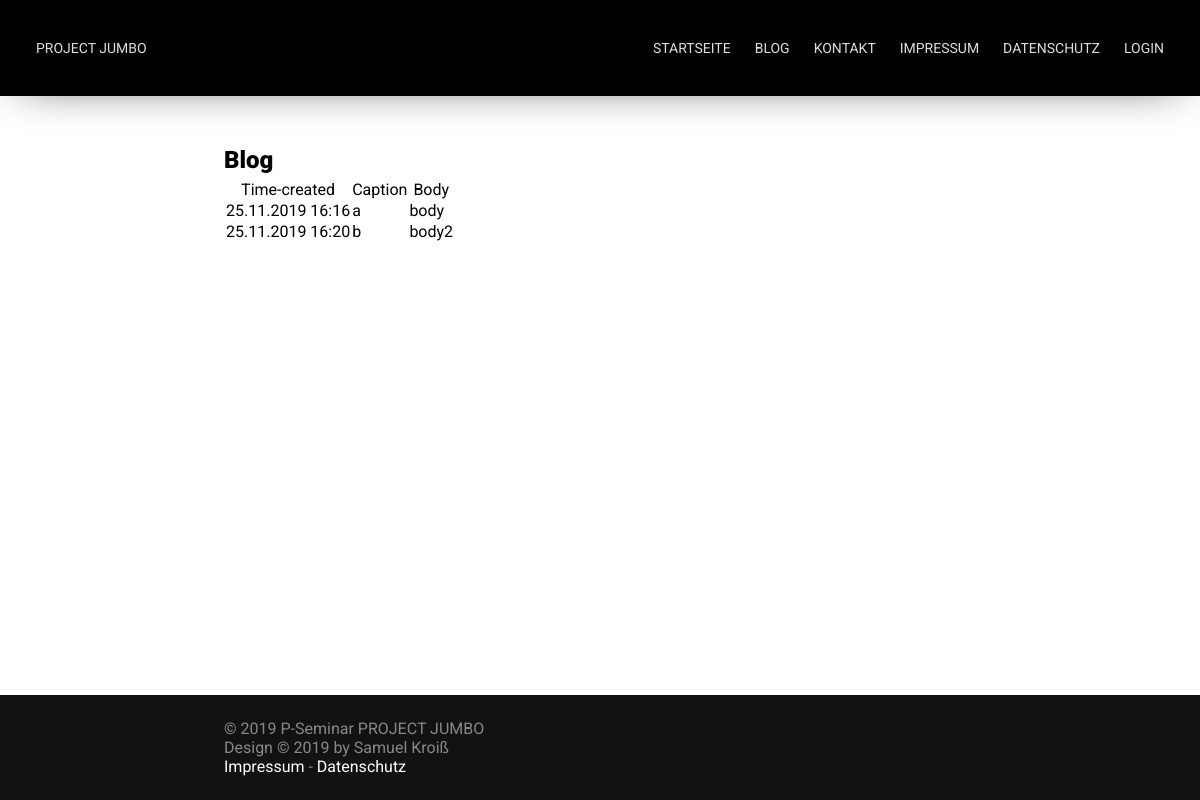
/blog, run on an earlier commit of the app's database.
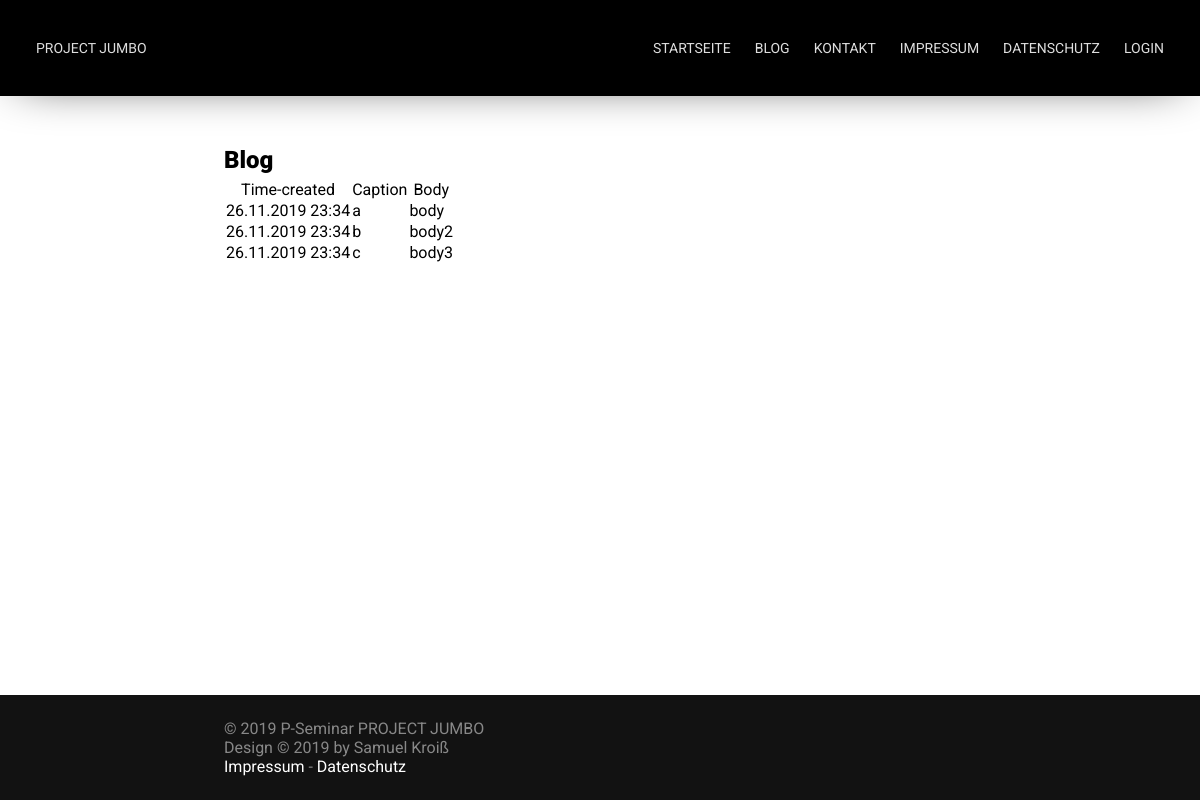
And on a later commit of the database.
### blog-old.py (models this page shows, shortened)
class Blog_Post(db.Model):
    id = db.Column(db.Integer, primary_key=True)
    caption = db.Column(db.String, nullable=False)
    body = db.Column(db.String, nullable=False)
    time_created = db.Column(db.DateTime, default=datetime.now() )

### blog-old.py (the view)
@app.route("/blog")
def blog():
    posts = Blog_Post.query.order_by(Blog_Post.time_created).all()
    return render_template("blog.html", title="Blog", posts=posts)

### blog-old.py (called while the page is built)
@app.context_processor
def inject_login_status():
    return dict(login_status=current_user.is_authenticated)

### templates/blog.html (shortened to what this page needs)
{% extends 'base.html' %}
{% block content %}
    <h2>Blog</h2>
    {% if posts|length < 1 %}
        <p>There are no Blogposts available!</p>
    {% else %}
        <table>
            <tr>
                <th>Time-created</th>
                <th>Caption</th>
                <th>Body</th>
            </tr>
            {% for post in posts %}
                <tr id="post_{{ post.id }}">
                    <td>{{ post.time_created.__format__("%d.%m.%Y %H:%M") }}</tds>
                    <td>{{ post.caption }}</td>
                    <td>{{ post.body }}</td>
                </tr>
            {% endfor %}
        </table>
    {% endif %}
{% endblock %}

### templates/base.html (shortened to what this page needs)
<!DOCTYPE html>
<html>
	<head>
		<link href="{{ url_for('static', filename='css/main.css') }}" rel="stylesheet">
		<link href="{{ url_for('static', filename='css/nav.css') }}" rel="stylesheet">
	</head>
	<body>
		<div id="container">
			<nav id="nav">
				<a href="{{ url_for('index') }}">Project Jumbo</a>
				<ul>
					<li><a href="{{ url_for('index') }}">Startseite</a></li>
					<li><a href="{{ url_for('blog') }}">Blog</a></li>
					<li><a href="#">Kontakt</a></li>
					<li><a href="#">Impressum</a></li>
					<li><a href="#">Datenschutz</a></li>
					{% if login_status == false %}
						<li><a href="{{ url_for('login') }}">Login</a></li>
					{% else %}
						<li><a href="{{ url_for('logout') }}">Logout</a></li>
					{% endif %}
				</ul>
			</nav>
			<div class="spacer nav"></div>
			<section id="content">
				{% block content %}  {% endblock %}
			</section>
			<div class="spacer footer"></div>
			<footer id="footer">
				<p>&copy; 2019 P-Seminar PROJECT JUMBO<br />Design &copy; 2019 by Samuel Kroiß<br /><a href="#">Impressum</a> - <a href="#">Datenschutz</a></p>
			</footer>
		</div>
	</body>
</html>

### static/css/main.css (style rules this page uses)
* { margin: 0; padding: 0; font-family: 'Roboto', sans-serif; font-size: 16px; font-weight: 400; text-decoration: none; }
body { width: 100%; height: 100%; overflow-x: hidden; overflow-y: scroll; scroll-behavior: smooth; }
.spacer { width: 100vw; }
.spacer.nav { height: 96px; }
.spacer.footer { height: 105px; }
#content h1, #content h2 { font-size: 24px; font-weight: 900; padding-bottom: 4px; }
#container { display: block; width: 100%; min-height: 100vh; position: relative; }
#content { max-width: 800px; margin: 0 auto; padding: 50px 24px; box-sizing: border-box; }
#footer { width: 100%; background: #121212; position: absolute; right: 0; bottom: 0; left: 0; }
#footer p { max-width: 800px; margin: 0 auto; padding: 24px; color: #888888; box-sizing: border-box; }
#footer a { text-decoration: none; color: #FFFFFF; }

### static/css/nav.css (style rules this page uses)
:root { --link-color: #DEDEDE; }
#nav { width: 100%; height: 96px; box-sizing: border-box; position: fixed; transition: height 300ms; z-index: 10; background: #000000; box-shadow: 0px 0px 50px -20px rgba(0,0,0,1); overflow: hidden; }
#nav ul { float: right; display: flex; }
#nav ul li { list-style-type: none; }
#nav a { color: var(--link-color); text-transform: uppercase; font-size: 14px; line-height: 48px; float: left; padding: 0 12px; display: block; transition: color 100ms; }
#nav a { font-family: 'Alata', sans-serif; }
#nav ul li a { font-family: 'Roboto', sans-serif; }
@media only screen and (min-width: 900px) { #nav { padding: 24px; } }

What changed in the data, as far as the page shows it:
changed Blog_Post "body": time_created.__format__ "25.11.2019 16:16" → "26.11.2019 23:34"
changed Blog_Post "body2": time_created.__format__ "25.11.2019 16:20" → "26.11.2019 23:34"
added Blog_Post: time_created.__format__ "26.11.2019 23:34", caption "c", body "body3"
